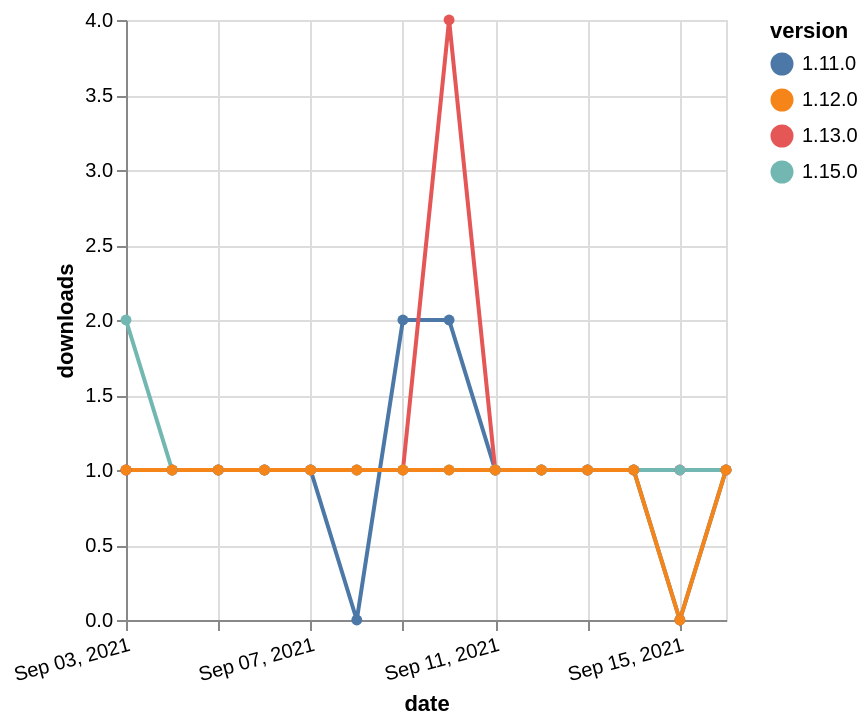

This figure's Vega-Lite source:
### Vega-Lite specification from a JSON file in a GitHub repository (floating-point values rounded to 4 significant figures)
{"$schema": "https://vega.github.io/schema/vega-lite/v5.json", "description": "A simple bar chart with embedded data.", "data": {"values": [{"date": "2021-09-03", "total": 226, "delta": 1, "version": "1.11.0"}, {"date": "2021-09-04", "total": 227, "delta": 1, "version": "1.11.0"}, {"date": "2021-09-05", "total": 228, "delta": 1, "version": "1.11.0"}, {"date": "2021-09-06", "total": 229, "delta": 1, "version": "1.11.0"}, {"date": "2021-09-07", "total": 230, "delta": 1, "version": "1.11.0"}, {"date": "2021-09-08", "total": 230, "delta": 0, "version": "1.11.0"}, {"date": "2021-09-09", "total": 232, "delta": 2, "version": "1.11.0"}, {"date": "2021-09-10", "total": 234, "delta": 2, "version": "1.11.0"}, {"date": "2021-09-11", "total": 235, "delta": 1, "version": "1.11.0"}, {"date": "2021-09-12", "total": 236, "delta": 1, "version": "1.11.0"}, {"date": "2021-09-13", "total": 237, "delta": 1, "version": "1.11.0"}, {"date": "2021-09-14", "total": 238, "delta": 1, "version": "1.11.0"}, {"date": "2021-09-15", "total": 238, "delta": 0, "version": "1.11.0"}, {"date": "2021-09-16", "total": 239, "delta": 1, "version": "1.11.0"}, {"date": "2021-09-03", "total": 300, "delta": 1, "version": "1.13.0"}, {"date": "2021-09-04", "total": 301, "delta": 1, "version": "1.13.0"}, {"date": "2021-09-05", "total": 302, "delta": 1, "version": "1.13.0"}, {"date": "2021-09-06", "total": 303, "delta": 1, "version": "1.13.0"}, {"date": "2021-09-07", "total": 304, "delta": 1, "version": "1.13.0"}, {"date": "2021-09-08", "total": 305, "delta": 1, "version": "1.13.0"}, {"date": "2021-09-09", "total": 306, "delta": 1, "version": "1.13.0"}, {"date": "2021-09-10", "total": 310, "delta": 4, "version": "1.13.0"}, {"date": "2021-09-11", "total": 311, "delta": 1, "version": "1.13.0"}, {"date": "2021-09-12", "total": 312, "delta": 1, "version": "1.13.0"}, {"date": "2021-09-13", "total": 313, "delta": 1, "version": "1.13.0"}, {"date": "2021-09-14", "total": 314, "delta": 1, "version": "1.13.0"}, {"date": "2021-09-15", "total": 315, "delta": 1, "version": "1.13.0"}, {"date": "2021-09-16", "total": 316, "delta": 1, "version": "1.13.0"}, {"date": "2021-09-03", "total": 116, "delta": 2, "version": "1.15.0"}, {"date": "2021-09-04", "total": 117, "delta": 1, "version": "1.15.0"}, {"date": "2021-09-05", "total": 118, "delta": 1, "version": "1.15.0"}, {"date": "2021-09-06", "total": 119, "delta": 1, "version": "1.15.0"}, {"date": "2021-09-07", "total": 120, "delta": 1, "version": "1.15.0"}, {"date": "2021-09-08", "total": 121, "delta": 1, "version": "1.15.0"}, {"date": "2021-09-09", "total": 122, "delta": 1, "version": "1.15.0"}, {"date": "2021-09-10", "total": 123, "delta": 1, "version": "1.15.0"}, {"date": "2021-09-11", "total": 124, "delta": 1, "version": "1.15.0"}, {"date": "2021-09-12", "total": 125, "delta": 1, "version": "1.15.0"}, {"date": "2021-09-13", "total": 126, "delta": 1, "version": "1.15.0"}, {"date": "2021-09-14", "total": 127, "delta": 1, "version": "1.15.0"}, {"date": "2021-09-15", "total": 128, "delta": 1, "version": "1.15.0"}, {"date": "2021-09-16", "total": 129, "delta": 1, "version": "1.15.0"}, {"date": "2021-09-03", "total": 174, "delta": 1, "version": "1.12.0"}, {"date": "2021-09-04", "total": 175, "delta": 1, "version": "1.12.0"}, {"date": "2021-09-05", "total": 176, "delta": 1, "version": "1.12.0"}, {"date": "2021-09-06", "total": 177, "delta": 1, "version": "1.12.0"}, {"date": "2021-09-07", "total": 178, "delta": 1, "version": "1.12.0"}, {"date": "2021-09-08", "total": 179, "delta": 1, "version": "1.12.0"}, {"date": "2021-09-09", "total": 180, "delta": 1, "version": "1.12.0"}, {"date": "2021-09-10", "total": 181, "delta": 1, "version": "1.12.0"}, {"date": "2021-09-11", "total": 182, "delta": 1, "version": "1.12.0"}, {"date": "2021-09-12", "total": 183, "delta": 1, "version": "1.12.0"}, {"date": "2021-09-13", "total": 184, "delta": 1, "version": "1.12.0"}, {"date": "2021-09-14", "total": 185, "delta": 1, "version": "1.12.0"}, {"date": "2021-09-15", "total": 185, "delta": 0, "version": "1.12.0"}, {"date": "2021-09-16", "total": 186, "delta": 1, "version": "1.12.0"}]}, "width": "container", "mark": {"type": "line", "point": {"filled": true}}, "encoding": {"x": {"field": "date", "type": "temporal", "timeUnit": "yearmonthdate", "title": "date", "axis": {"labelAngle": -15}}, "y": {"field": "delta", "type": "quantitative", "title": "downloads"}, "color": {"field": "version", "type": "nominal"}, "tooltip": {"field": "delta"}}}
